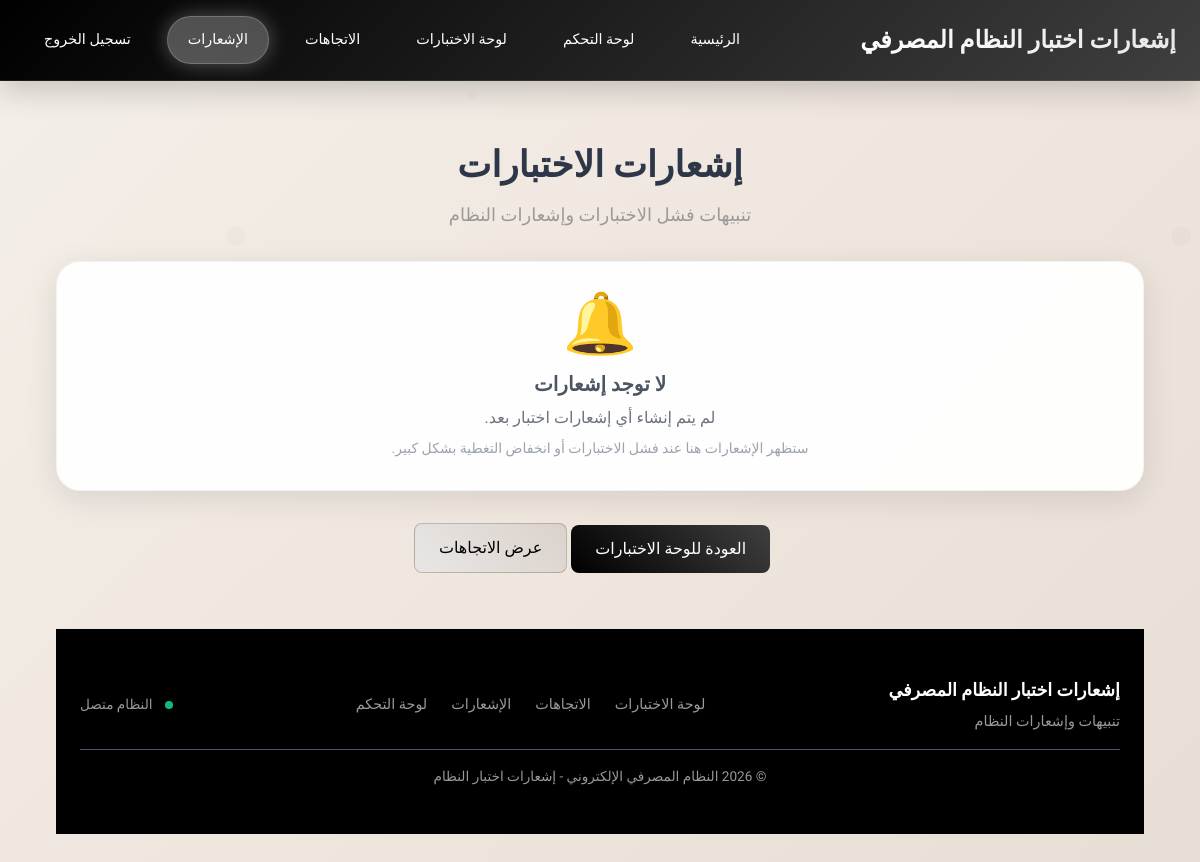
Before: /test-dashboard/notifications/ with the older database file.
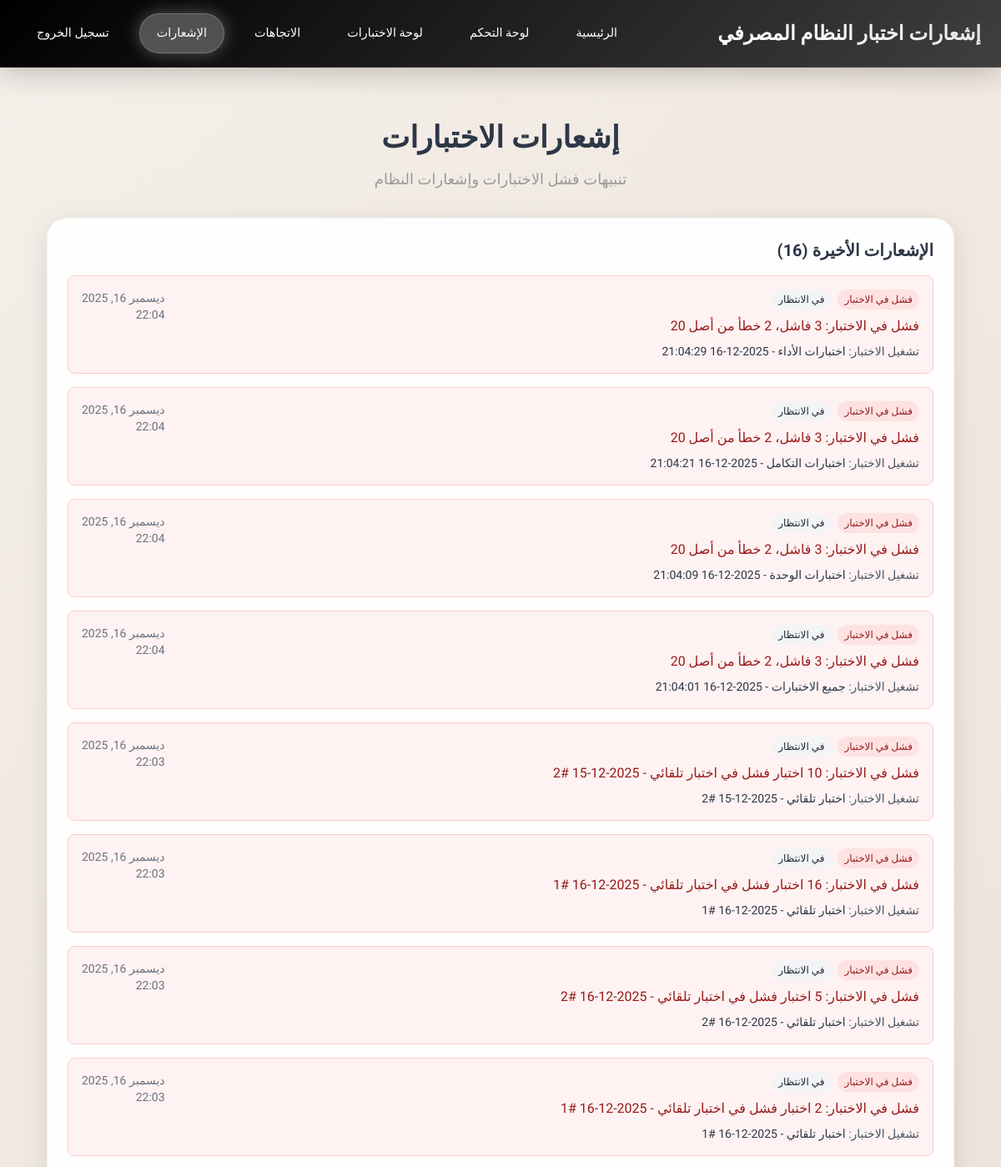
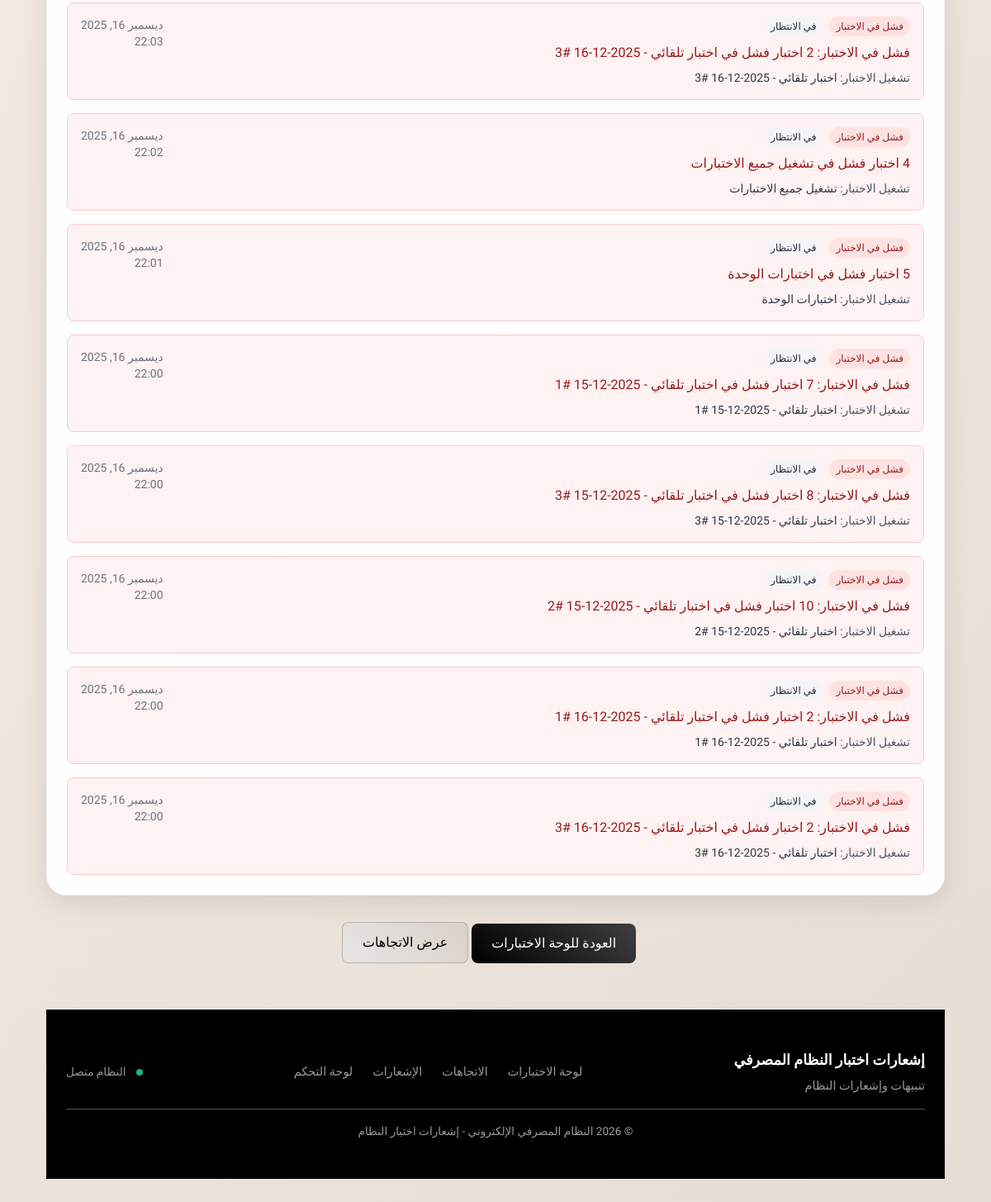
After: the same page with the newer database file (2 pictures, top to bottom).
### test_dashboard/models.py (models this page shows, shortened)
class TestNotification(models.Model):
    NOTIFICATION_TYPES = [
        ('test_failure', 'Test Failure'),
        ('build_failure', 'Build Failure'),
        ('coverage_drop', 'Coverage Drop'),
    ]
    test_run = models.ForeignKey(TestRun, on_delete=models.CASCADE)
    notification_type = models.CharField(max_length=20, choices=NOTIFICATION_TYPES)
    message = models.TextField()
    created_at = models.DateTimeField(default=timezone.now)
    is_sent = models.BooleanField(default=False)
    class Meta:
        ordering = ['-created_at']

class TestRun(models.Model):
    STATUS_CHOICES = [
        ('running', 'Running'),
        ('passed', 'Passed'),
        ('failed', 'Failed'),
        ('error', 'Error'),
    ]
    name = models.CharField(max_length=200)
    status = models.CharField(max_length=20, choices=STATUS_CHOICES, default='running')
    start_time = models.DateTimeField(default=timezone.now)
    end_time = models.DateTimeField(null=True, blank=True)
    duration = models.FloatField(null=True, blank=True)
    total_tests = models.IntegerField(default=0)
    passed_tests = models.IntegerField(default=0)
    failed_tests = models.IntegerField(default=0)
    error_tests = models.IntegerField(default=0)
    coverage_percentage = models.FloatField(null=True, blank=True)
    class Meta:
        ordering = ['-start_time']

### test_dashboard/views.py (the view)
# urls.py: path('notifications/', views.NotificationListView.as_view(), name='notifications'),
class NotificationListView(ListView):
    model = TestNotification
    template_name = 'test_dashboard/notifications.html'
    context_object_name = 'notifications'
    paginate_by = 20
    def get_queryset(self):
        return TestNotification.objects.select_related('test_run').order_by('-created_at')

### templates/test_dashboard/notifications.html (shortened to what the changed rows need)
{% load i18n static %}
<!DOCTYPE html>
<html lang="ar" dir="rtl">
<head>
    <link href="https://unpkg.com/tailwindcss@^2.0/dist/tailwind.min.css" rel="stylesheet">
    <link rel="stylesheet" href="{% static 'css/admin-enhanced.css' %}">
</head>
<body>
    <div class="content-area" style="max-width: 1200px; margin: 2rem auto; padding: 0 1.5rem; position: relative; z-index: 10;">
<div class="min-h-screen py-8 px-4 sm:px-6 lg:px-8">
    <div class="max-w-6xl mx-auto">
        <div class="text-center mb-8">
            <h1 class="text-4xl font-bold text-primary mb-4">إشعارات الاختبارات</h1>
        </div>
        {% if notifications %}
        <div class="card p-6">
            <h3 class="text-xl font-semibold mb-4 text-primary">الإشعارات الأخيرة ({{ notifications|length }})</h3>
            <div class="space-y-4">
                {% for notification in notifications %}
                <div class="border rounded-lg p-4
                    {% if notification.notification_type == 'test_failure' %}border-red-200 bg-red-50
                    {% elif notification.notification_type == 'coverage_drop' %}border-yellow-200 bg-yellow-50
                    {% else %}border-blue-200 bg-blue-50{% endif %}">
                    <div class="flex items-start justify-between">
                        <div class="flex-1">
                            <div class="flex items-center gap-2 mb-2">
                                <span class="px-2 py-1 text-xs rounded-full font-medium
                                    {% if notification.notification_type == 'test_failure' %}bg-red-100 text-red-800
                                    {% elif notification.notification_type == 'coverage_drop' %}bg-yellow-100 text-yellow-800
                                    {% else %}bg-blue-100 text-blue-800{% endif %}">
                                    {% if notification.notification_type == 'test_failure' %}فشل في الاختبار
                                    {% elif notification.notification_type == 'build_failure' %}فشل في البناء
                                    {% elif notification.notification_type == 'coverage_drop' %}انخفاض التغطية
                                    {% else %}{{ notification.get_notification_type_display }}{% endif %}
                                </span>
                                {% if notification.is_sent %}
                                <span class="px-2 py-1 text-xs rounded-full bg-green-100 text-green-800">تم الإرسال</span>
                                {% else %}
                                <span class="px-2 py-1 text-xs rounded-full bg-gray-100 text-gray-800">في الانتظار</span>
                                {% endif %}
                            </div>
                            <div class="font-medium
                                {% if notification.notification_type == 'test_failure' %}text-red-800
                                {% elif notification.notification_type == 'coverage_drop' %}text-yellow-800
                                {% else %}text-blue-800{% endif %} mb-2">
                                {{ notification.message }}
                            </div>
                            <div class="text-sm text-gray-600">
                                تشغيل الاختبار:
                                <a href="{% url 'test_dashboard:test_run_detail' notification.test_run.pk %}"
                                   class="text-primary hover:text-primary-dark font-medium">
                                    {{ notification.test_run.name }}
                                </a>
                            </div>
                        </div>
                        <div class="text-right text-sm text-gray-500">
                            {{ notification.created_at|date:"M d, Y" }}<br>
                            {{ notification.created_at|date:"H:i" }}
                        </div>
                    </div>
                </div>
                {% endfor %}
            </div>
        </div>
        {% else %}
        <div class="card p-8 text-center">
            <div class="text-6xl mb-4">🔔</div>
            <h3 class="text-xl font-semibold text-gray-600 mb-2">لا توجد إشعارات</h3>
            <p class="text-gray-500">لم يتم إنشاء أي إشعارات اختبار بعد.</p>
            <p class="text-sm text-gray-400 mt-2">
                ستظهر الإشعارات هنا عند فشل الاختبارات أو انخفاض التغطية بشكل كبير.
            </p>
        </div>
        {% endif %}
    </div>
</body>
</html>

Changed rows visible on the page:
added TestNotification: notification_type "فشل في الاختبار", is_sent "في الانتظار", message "فشل في الاختبار: 3 فاشل، 2 خطأ من أصل 20", test_run.name "اختبارات الأداء - 2025-12-16 21:04:29", created_at "ديسمبر 16, 2025", created_at "22:04"
added TestNotification: notification_type "فشل في الاختبار", is_sent "في الانتظار", message "فشل في الاختبار: 3 فاشل، 2 خطأ من أصل 20", test_run.name "اختبارات التكامل - 2025-12-16 21:04:21", created_at "ديسمبر 16, 2025", created_at "22:04"
added TestNotification: notification_type "فشل في الاختبار", is_sent "في الانتظار", message "فشل في الاختبار: 3 فاشل، 2 خطأ من أصل 20", test_run.name "اختبارات الوحدة - 2025-12-16 21:04:09", created_at "ديسمبر 16, 2025", created_at "22:04"
added TestNotification: notification_type "فشل في الاختبار", is_sent "في الانتظار", message "فشل في الاختبار: 3 فاشل، 2 خطأ من أصل 20", test_run.name "جميع الاختبارات - 2025-12-16 21:04:01", created_at "ديسمبر 16, 2025", created_at "22:04"
added TestNotification: notification_type "فشل في الاختبار", is_sent "في الانتظار", message "فشل في الاختبار: 10 اختبار فشل في اختبار تلقائي - 2025-12-15 #2", test_run.name "اختبار تلقائي - 2025-12-15 #2", created_at "ديسمبر 16, 2025", created_at "22:03"
added TestNotification: notification_type "فشل في الاختبار", is_sent "في الانتظار", message "فشل في الاختبار: 16 اختبار فشل في اختبار تلقائي - 2025-12-16 #1", test_run.name "اختبار تلقائي - 2025-12-16 #1", created_at "ديسمبر 16, 2025", created_at "22:03"
added TestNotification: notification_type "فشل في الاختبار", is_sent "في الانتظار", message "فشل في الاختبار: 5 اختبار فشل في اختبار تلقائي - 2025-12-16 #2", test_run.name "اختبار تلقائي - 2025-12-16 #2", created_at "ديسمبر 16, 2025", created_at "22:03"
added TestNotification: notification_type "فشل في الاختبار", is_sent "في الانتظار", message "فشل في الاختبار: 2 اختبار فشل في اختبار تلقائي - 2025-12-16 #1", test_run.name "اختبار تلقائي - 2025-12-16 #1", created_at "ديسمبر 16, 2025", created_at "22:03"
added TestNotification: notification_type "فشل في الاختبار", is_sent "في الانتظار", message "فشل في الاختبار: 2 اختبار فشل في اختبار تلقائي - 2025-12-16 #3", test_run.name "اختبار تلقائي - 2025-12-16 #3", created_at "ديسمبر 16, 2025", created_at "22:03"
added TestNotification: notification_type "فشل في الاختبار", is_sent "في الانتظار", message "4 اختبار فشل في تشغيل جميع الاختبارات", test_run.name "تشغيل جميع الاختبارات", created_at "ديسمبر 16, 2025", created_at "22:02"
added TestNotification: notification_type "فشل في الاختبار", is_sent "في الانتظار", message "5 اختبار فشل في اختبارات الوحدة", test_run.name "اختبارات الوحدة", created_at "ديسمبر 16, 2025", created_at "22:01"
added TestNotification: notification_type "فشل في الاختبار", is_sent "في الانتظار", message "فشل في الاختبار: 7 اختبار فشل في اختبار تلقائي - 2025-12-15 #1", test_run.name "اختبار تلقائي - 2025-12-15 #1", created_at "ديسمبر 16, 2025", created_at "22:00"
added TestNotification: notification_type "فشل في الاختبار", is_sent "في الانتظار", message "فشل في الاختبار: 8 اختبار فشل في اختبار تلقائي - 2025-12-15 #3", test_run.name "اختبار تلقائي - 2025-12-15 #3", created_at "ديسمبر 16, 2025", created_at "22:00"
added TestNotification: notification_type "فشل في الاختبار", is_sent "في الانتظار", message "فشل في الاختبار: 10 اختبار فشل في اختبار تلقائي - 2025-12-15 #2", test_run.name "اختبار تلقائي - 2025-12-15 #2", created_at "ديسمبر 16, 2025", created_at "22:00"
added TestNotification: notification_type "فشل في الاختبار", is_sent "في الانتظار", message "فشل في الاختبار: 2 اختبار فشل في اختبار تلقائي - 2025-12-16 #1", test_run.name "اختبار تلقائي - 2025-12-16 #1", created_at "ديسمبر 16, 2025", created_at "22:00"
added TestNotification: notification_type "فشل في الاختبار", is_sent "في الانتظار", message "فشل في الاختبار: 2 اختبار فشل في اختبار تلقائي - 2025-12-16 #3", test_run.name "اختبار تلقائي - 2025-12-16 #3", created_at "ديسمبر 16, 2025", created_at "22:00"
Other visible differences:
{{ notifications|length }}: (not shown) → "16"
text no longer shown: "🔔 لا توجد إشعارات لم يتم إنشاء أي إشعارات اختبار بعد. ستظهر الإشعارات هنا عند فشل الاختبارات أو انخفاض التغطية بشكل كبير."
text now shown: "الإشعارات الأخيرة ( )"
